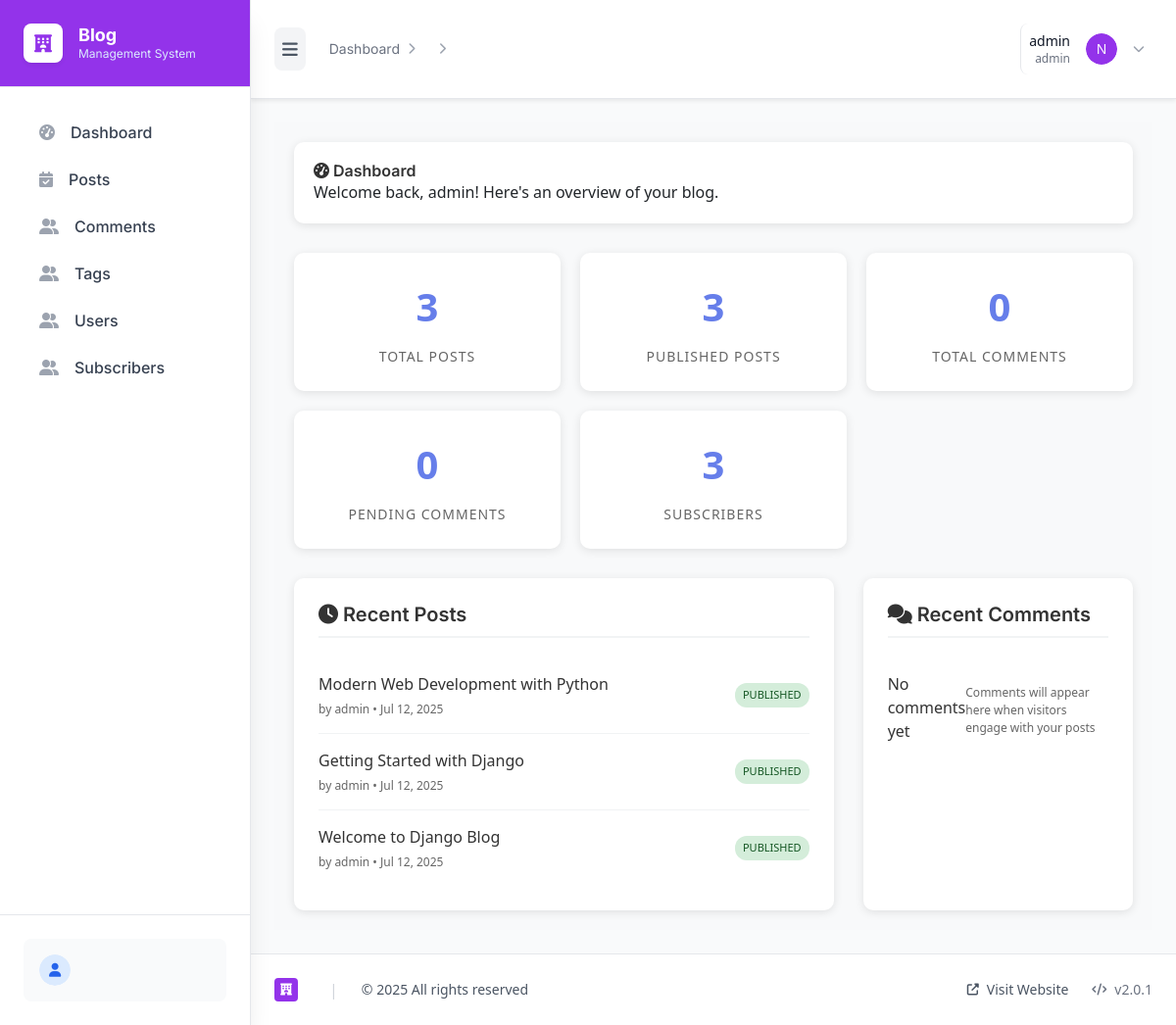
/admin-panel/ (signed in), run on the app's committed database.
### admin_panel/models.py (models this page shows, shortened)
class User(AbstractUser):
    bio = models.TextField(max_length=500, blank=True)
    profile_picture = models.ImageField(upload_to='profile_pics/', blank=True, null=True)
    created_at = models.DateTimeField(auto_now_add=True)

class Post(models.Model):
    STATUS_CHOICES = [
        ('draft', 'Draft'),
        ('published', 'Published'),
    ]
    title = models.CharField(max_length=200)
    slug = models.SlugField(max_length=200, unique=True, blank=True)
    author = models.ForeignKey(User, on_delete=models.CASCADE, related_name='posts')
    content = RichTextUploadingField()
    excerpt = models.TextField(max_length=300, help_text="Brief description of the post")
    featured_image = models.ImageField(upload_to='post_images/', blank=True, null=True)
    tags = models.ManyToManyField(Tag, blank=True, related_name='posts')
    status = models.CharField(max_length=10, choices=STATUS_CHOICES, default='draft')
    created_at = models.DateTimeField(auto_now_add=True)
    updated_at = models.DateTimeField(auto_now=True)
    published_at = models.DateTimeField(blank=True, null=True)
    views = models.PositiveIntegerField(default=0)
    class Meta:
        ordering = ['-created_at']
        indexes = [
            models.Index(fields=['-created_at']),
            models.Index(fields=['status']),
            models.Index(fields=['slug']),
        ]

### admin_panel/views/dashboard.py (the view)
# urls.py: path('', views.DashboardView.as_view(), name='dashboard'),
class DashboardView(LoginRequiredMixin, View):
    template_name = 'admin_panel/dashboard.html'
    login_url = '/admin-panel/login/'
    def get(self, request):
        post_stats = Post.objects.aggregate(
            total_posts=Count('id'),
            published_posts=Count('id', filter=Q(status='published')),
            total_views=Sum('views')
        )
        comment_stats = Comment.objects.aggregate(
            total_comments=Count('id'),
            pending_comments=Count('id', filter=Q(approved=False)),
            approved_comments=Count('id', filter=Q(approved=True))
        )
        subscriber_count = Subscriber.objects.filter(is_active=True).count()
        posts_by_author = (
            User.objects
            .annotate(post_count=Count('posts'))
            .filter(post_count__gt=0)
            .order_by('-post_count')[:5]
            .values('username', 'post_count')
        )
        most_commented = (
            Post.objects
            .annotate(comment_count=Count('comments', filter=Q(comments__approved=True)))
            .filter(comment_count__gt=0)
            .order_by('-comment_count')[:5]
            .select_related('author')
        )
        recent_posts = Post.objects.select_related('author').order_by('-created_at')[:5]
        recent_comments = Comment.objects.select_related('post').order_by('-created_at')[:5]
        context = {
            'total_posts': post_stats['total_posts'] or 0,
            'published_posts': post_stats['published_posts'] or 0,
            'total_views': post_stats['total_views'] or 0,
            'total_comments': comment_stats['total_comments'] or 0,
            'pending_comments': comment_stats['pending_comments'] or 0,
            'approved_comments': comment_stats['approved_comments'] or 0,
            'total_subscribers': subscriber_count,
            'posts_by_author': posts_by_author,
            'most_commented': most_commented,
            'recent_posts': recent_posts,
            'recent_comments': recent_comments,
        }
        return render(request, self.template_name, context)

### templates/admin_panel/dashboard.html (shortened to what this page needs)
{% extends 'admin_panel/base_new.html' %}
{% load static %}
{% block extra_css %}
<link rel="stylesheet" href="{% static 'css/dashboard.css' %}">
{% endblock %}
{% block content %}
<div class="dashboard-container">
    <div class="dashboard-header">
        <h1><i class="fas fa-tachometer-alt"></i> Dashboard</h1>
        <p>Welcome back, {{ user.username }}! Here's an overview of your blog.</p>
    </div>
    <div class="stats-grid">
        <div class="stat-card">
            <div class="stat-number">{{ total_posts }}</div>
            <div class="stat-label">Total Posts</div>
        </div>
        <div class="stat-card">
            <div class="stat-number">{{ published_posts }}</div>
            <div class="stat-label">Published Posts</div>
        </div>
        <div class="stat-card">
            <div class="stat-number">{{ total_comments }}</div>
            <div class="stat-label">Total Comments</div>
        </div>
        <div class="stat-card">
            <div class="stat-number">{{ pending_comments }}</div>
            <div class="stat-label">Pending Comments</div>
        </div>
        <div class="stat-card">
            <div class="stat-number">{{ total_subscribers }}</div>
            <div class="stat-label">Subscribers</div>
        </div>
    </div>
    <div class="dashboard-content">
        <div class="content-section">
            <h3 class="section-title"><i class="fas fa-clock"></i> Recent Posts</h3>
            <ul class="recent-list">
                {% for post in recent_posts %}
                <li class="recent-item">
                    <div>
                        <div class="item-title">{{ post.title }}</div>
                        <div class="item-meta">
                            by {{ post.author.username }} • {{ post.created_at|date:"M d, Y" }}
                        </div>
                    </div>
                    <span class="item-badge badge-{{ post.status }}">{{ post.get_status_display }}</span>
                </li>
                {% empty %}
                <li class="recent-item">
                    <div class="item-title">No posts yet</div>
                    <div class="item-meta">Create your first post to get started</div>
                </li>
                {% endfor %}
            </ul>
        </div>
        <div class="content-section">
            <h3 class="section-title"><i class="fas fa-comments"></i> Recent Comments</h3>
            <ul class="recent-list">
                {% for comment in recent_comments %}
                <li class="recent-item">
                    <div>
                        <div class="item-title">{{ comment.name }}</div>
                        <div class="item-meta">
                            on "{{ comment.post.title }}" • {{ comment.created_at|date:"M d, Y" }}
                        </div>
                    </div>
                    <span class="item-badge badge-{% if comment.approved %}approved{% else %}pending{% endif %}">
                        {% if comment.approved %}Approved{% else %}Pending{% endif %}
                    </span>
                </li>
                {% empty %}
                <li class="recent-item">
                    <div class="item-title">No comments yet</div>
                    <div class="item-meta">Comments will appear here when visitors engage with your posts</div>
                </li>
                {% endfor %}
            </ul>
        </div>
    </div>
</div>
{% endblock %}

### templates/admin_panel/base_new.html (shortened to what this page needs)
{% load static %}
<!DOCTYPE html>
<html lang="en">
<head>
    <link rel="stylesheet" href="https://cdnjs.cloudflare.com/ajax/libs/font-awesome/6.4.0/css/all.min.css">
    <link href="https://cdn.jsdelivr.net/npm/bootstrap@5.1.3/dist/css/bootstrap.min.css" rel="stylesheet">
    <script src="https://cdn.tailwindcss.com"></script>
    <link rel="stylesheet" href="{% static 'css/admin.css' %}">
    {% block extra_css %}{% endblock %}
</head>
<body class="bg-gray-50 min-h-screen font-sans">
<div class="flex min-h-screen">
    <aside id="sidebar" class="sidebar w-64 bg-white shadow-xl flex flex-col fixed inset-y-0 left-0 z-50 transition-all duration-300 transform -translate-x-full lg:translate-x-0 border-r border-gray-200">
        <div class="flex items-center gap-3 px-6 py-6 border-b border-gray-200 bg-purple-600">
            <div class="flex items-center gap-3">
                <div class="w-10 h-10 bg-white rounded-lg flex items-center justify-center shadow-sm">
                        <i class="fas fa-hotel text-purple-600 text-lg"></i>
                </div>
                <div class="sidebar-logo-text">
                    <h1 class="font-bold text-lg text-white leading-tight">Blog</h1>
                    <p class="text-blue-100 text-xs">Management System</p>
                </div>
            </div>
        </div>
        <nav class="flex-1 px-4 py-6 space-y-1 overflow-y-auto">
            {% include 'admin_panel/sidebar.html' %}
        </nav>
        <div class="p-4 border-t border-gray-200">
            <div class="flex items-center gap-3 p-3 bg-gray-50 rounded-lg">
                <div class="w-8 h-8 rounded-full flex items-center justify-center overflow-hidden">
                        <div class="w-full h-full bg-blue-100 rounded-full flex items-center justify-center">
                            <i class="fas fa-user text-blue-600 text-sm"></i>
                        </div>
                </div>
            </div>
        </div>
    </aside>
    <div id="mainContent" class="flex-1 lg:ml-64 transition-all duration-300 relative min-w-0 flex flex-col min-h-screen">
        <header class="bg-white shadow-sm border-b border-gray-200 sticky top-0 z-20">
            <div class="flex items-center justify-between px-4 lg:px-8 py-4">
                <div class="flex items-center gap-4">
                    <button id="toggleSidebar" class="p-2 rounded-lg bg-gray-100 hover:bg-gray-200 text-gray-600 hover:text-gray-900 transition-all duration-200 focus:outline-none focus:ring-2 focus:ring-blue-500">
                        <i class="fas fa-bars text-lg"></i>
                    </button>
                    <nav class="hidden md:flex items-center space-x-2 text-sm">
                        <span href="" class="text-gray-500 hover:text-gray-700 transition-colors">Dashboard</span>
                            <i class="fas fa-chevron-right text-gray-400 text-xs"></i>
                            <i class="fas fa-chevron-right text-gray-400 text-xs"></i>
                    </nav>
                </div>
                <div class="flex items-center gap-4">
                    <div class="relative">
                        <button id="userMenuButton" class="flex items-center gap-3 pl-4 border-l border-gray-200 hover:bg-gray-50 rounded-lg p-2 transition-colors duration-200 focus:outline-none focus:ring-2 focus:ring-purple-600">
                            <div class="hidden sm:block text-right">
                                <p class="text-sm font-medium text-gray-900">{{ user.username }}</p>
                                <p class="text-xs text-gray-500">{{ user.username }}</p>
                            </div>
                            <div class="w-8 h-8 rounded-full flex items-center justify-center overflow-hidden">
                                    <div class="w-full h-full bg-purple-600 rounded-full flex items-center justify-center text-white font-medium text-sm">
                                        {% if request.user.first_name %}{{ request.user.first_name.0|upper }}{% elif request.user.username %}{{ request.user.username.0|upper }}{% else %}U{% endif %}
                                    </div>
                            </div>
                            <i class="fas fa-chevron-down text-gray-400 text-xs"></i>
                        </button>
                    </div>
                </div>
            </div>
        </header>
        <main class="p-4 lg:p-8 relative z-10 flex-1">
            {% block content %}{% endblock %}
        </main>
        <footer class="bg-white border-t border-gray-200 px-4 lg:px-8 py-6 mt-auto">
            <div class="flex flex-col md:flex-row md:items-center md:justify-between gap-4">
                <div class="flex items-center gap-4">
                    <div class="flex items-center gap-2">
                        <div class="w-6 h-6 bg-purple-600 rounded flex items-center justify-center">
                                <i class="fas fa-hotel text-white text-xs"></i>
                        </div>
                    </div>
                    <span class="text-gray-300">|</span>
                    <span class="text-sm text-gray-600">&copy; {{ now|date:"Y"|default:2025 }} All rights reserved</span>
                </div>
                <div class="flex items-center gap-6">
                    <a href="{% url 'blog:home' %}" class="text-sm text-gray-600 hover:text-blue-600 transition-colors flex items-center gap-2">
                        <i class="fas fa-external-link-alt text-xs"></i>
                        Visit Website
                    </a>
                    <div class="flex items-center gap-2 text-sm text-gray-500">
                        <i class="fas fa-code text-xs"></i>
                        <span>v2.0.1</span>
                    </div>
                </div>
            </div>
        </footer>
    </div>
</div>
</body>
</html>

### static/css/admin.css (style rules this page uses)
.sidebar { transition: all 0.3s ease; }

### static/css/dashboard.css (style rules this page uses)
.dashboard-container { padding: 20px; background-color: #f8f9fa; min-height: 100vh; }
.dashboard-header { background: white; padding: 20px; border-radius: 10px; box-shadow: 0 2px 10px rgba(0, 0, 0, 0.1); margin-bottom: 30px; }
.dashboard-header h1 { color: #333; margin: 0; font-weight: 600; }
.stats-grid { display: grid; grid-template-columns: repeat(auto-fit, minmax(250px, 1fr)); gap: 20px; margin-bottom: 30px; }
.stat-card { background: white; padding: 25px; border-radius: 10px; box-shadow: 0 2px 10px rgba(0, 0, 0, 0.1); text-align: center; transition: transform 0.2s ease; }
.stat-card .stat-number { font-size: 2.5rem; font-weight: 700; color: #667eea; margin-bottom: 10px; }
.stat-card .stat-label { color: #666; font-size: 14px; text-transform: uppercase; letter-spacing: 1px; }
.dashboard-content { display: grid; grid-template-columns: 2fr 1fr; gap: 30px; }
.content-section { background: white; padding: 25px; border-radius: 10px; box-shadow: 0 2px 10px rgba(0, 0, 0, 0.1); }
.section-title { color: #333; font-size: 1.25rem; font-weight: 600; margin-bottom: 20px; padding-bottom: 10px; border-bottom: 2px solid #f1f3f4; }
.recent-list { list-style: none; padding: 0; margin: 0; }
.recent-item { padding: 15px 0; border-bottom: 1px solid #f1f3f4; display: flex; justify-content: space-between; align-items: center; }
.recent-item:last-child { border-bottom: none; }
.item-title { font-weight: 500; color: #333; margin-bottom: 5px; }
.item-meta { font-size: 12px; color: #666; }
.item-badge { padding: 4px 8px; border-radius: 12px; font-size: 11px; font-weight: 500; text-transform: uppercase; }
.badge-published { background-color: #d4edda; color: #155724; }

### templates/admin_panel/base_new.html (style rules this page uses)
html { font-family: 'Inter', system-ui, sans-serif; font-size: 16px; }
body { font-family: 'Inter', system-ui, sans-serif; font-size: 1rem; overflow-x: hidden; }
h1, h2, h3, h4, h5, h6 { font-family: 'Inter', system-ui, sans-serif; font-weight: 700; }
.sidebar, nav, .sidebar a, .sidebar span, .sidebar li { font-family: 'Inter', system-ui, sans-serif; }

### data on the page
User: username "admin", user.first_name.0 "N"
Post: title "Modern Web Development with Python", author.username "admin", created_at "Jul 12, 2025", status "PUBLISHED"
Post: title "Getting Started with Django", author.username "admin", created_at "Jul 12, 2025", status "PUBLISHED"
Post: title "Welcome to Django Blog", author.username "admin", created_at "Jul 12, 2025", status "PUBLISHED"

### other printed values
{{ total_posts }} "3"
{{ published_posts }} "3"
{{ total_comments }} "0"
{{ pending_comments }} "0"
{{ total_subscribers }} "3"
{{ now|date:"Y"|default:2025 }} "2025"
